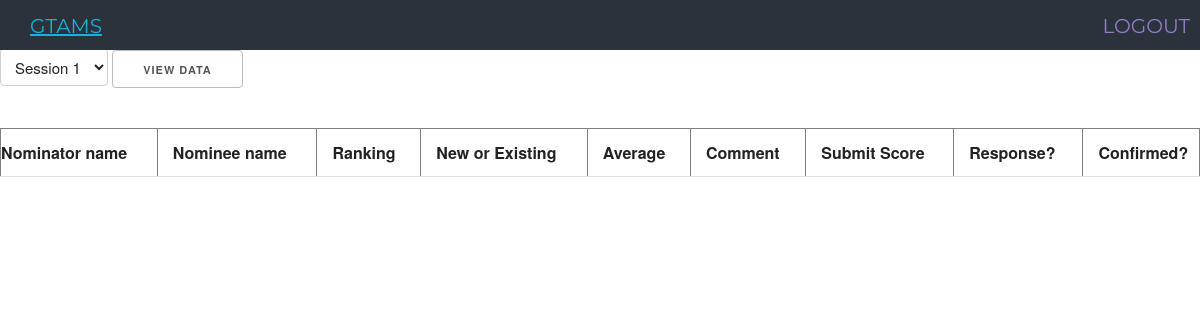
Before: /gcmember.php (signed in) with the older database file.
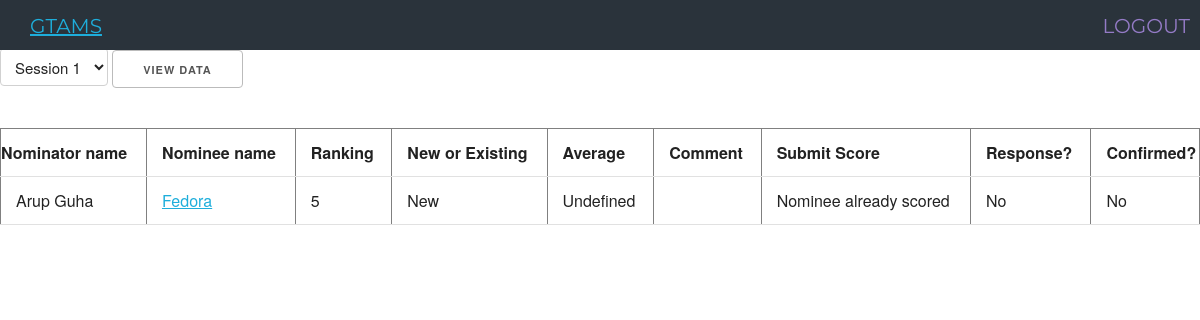
After: the same page with the newer database file.
### tables this page shows
CREATE TABLE `nomination` (
	`nomination_id` INT (11) NOT NULL AUTO_INCREMENT,
	`session_id` INT(11) NOT NULL COMMENT 'the id for the session the Admin set up',
	`nominator_id` INT(11) NOT NULL COMMENT 'the user_id for the nominator',
	`nominee_name` VARCHAR(40),
	`rank` int(11),
	`nominee_PID` VARCHAR(40),
	`nominee_email` VARCHAR(40),
	`is_phd` INT(11),
	`is_newly_admitted` INT (11) COMMENT "",
	`nominee_advisor` VARCHAR(40),
	`graduate_semesters` INT (11),
	`phone_number` VARCHAR(20),
	`SPEAK_test` INT(11) COMMENT '1, 2, 3 = yes, no, graduated from US school',
	`GTA_semesters` INT(11),
	`GPA` float(10),
	`sent` TIMESTAMP COMMENT 'when the nomination was sent to the user',
	`replied` TIMESTAMP COMMENT 'when the nomination was replied to by the nominee',
	`completed` TIMESTAMP COMMENT 'when the nominee form was confirmed by the nominator',
	primary key (`nomination_id`),
	foreign key (`session_id`) references `sessions`(`session_id`),
	foreign key (`nominator_id`) references `users`(`user_id`)
);

CREATE TABLE `users` (
  `user_ID` INT(11) NOT NULL AUTO_INCREMENT PRIMARY KEY,
  `user_Role` VARCHAR(20) NOT NULL COMMENT 'user Role can be ADMIN, GCMEMBER, GCCHAIR, NOMINATOR, NOMINEE',
  `username` VARCHAR(20) NOT NULL COMMENT 'user Login',
  `password` VARCHAR(10) NOT NULL COMMENT 'user Password',
  `user_Email` VARCHAR(100) NOT NULL COMMENT 'Email',
  `reg_date` TIMESTAMP,
  `realname` VARCHAR(30),
  UNIQUE KEY username (`username`)
);

### gcmember.php (the view, shortened to what this page needs)
<?php
include_once 'includes/db_connect.php';
include_once 'includes/functions.php';
include_once ("header.php");
?>
<html>
	<head>
	     <link rel="stylesheet" href="styles/main.css" />
	</head>
	<div id="page">
	<br><br>
	<form name="sessions" action= "reload_session.php" method="post" accept-charset="utf-8">
		<body>
			<select name = "session">
				<?php
					$stmt = $mysqli->prepare("
						SELECT session_id
						FROM sessions
					");
					$stmt->execute();
					$stmt->bind_result($s);
					while ($stmt->fetch()){
						$str = '';
						if ($s == $_SESSION['GC_SESSION_ID'])
							$str = 'selected = "selected"';
						echo "<option value=\"".$s."\" " . $str . " >Session ".$s."</option>";
					}
				?>
			</select>
			<input type="submit" value="View Data" >
		</body>
	</form>
	<section class="gcmemberform cf">
		<body>
		  <?php oldGCTable($_SESSION['GC_SESSION_ID'], $mysqli); ?>
		</body>
	</section>
	</div>
</html>

### includes/functions.php (shortened to what this page needs)
	<?php
function createPage($name,$nomid,$mysqli){
	$filename = "nomination".$nomid.".php";
	return $filename;
}
function oldGCTable($sessionID,$mysqli){
		?><html>
		<table border="1" style="width:100%">
		  <center>
			<tr>
				<th>Nominator name</th>
				<th>Nominee name</th>
				<th>Ranking</th>
				<th>New or Existing</th>
				<th>Average</th>
				<th>Comment</th>
				<th>Submit Score</th>
				<th>Response?</th>
 				<th>Confirmed?</th>
			</tr>
			<?php
				$result = $mysqli->query("SELECT u.realname, n.session_id, n.nominee_name, n.rank, n.is_newly_admitted, n.nomination_id, n.replied, n.completed
  									FROM nomination n, users u
  									WHERE u.user_ID = n.nominator_id
  									ORDER BY realname");
				while($obj = $result->fetch_object()){
					if($obj->session_id == $sessionID){
						echo "<form action='gcmember_submit.php' method='post'>";
						echo "<tr>";
						echo "<td>".$obj->realname."</td>";
						echo "<td><A HREF='".createPage($obj->nominee_name,$obj->nomination_id,$mysqli)."' onClick='return popup(this,true)';>".$obj->nominee_name."</A></td>";
						echo "<td>".$obj->rank."</td>";
						if(!$obj->is_newly_admitted){
							echo "<td>New</td>";
						}
						else{
							echo "<td>Existing</td>";
						}
						$average = 0;
						$count = 0;
						if ($count != 0)
 							echo "<td>".$average/$count."</td>";
 						else
 							echo "<td>Undefined</td>";
 						$obj3 = $mysqli->query("SELECT Comments FROM score WHERE user_ID = ".$_SESSION['user_ID']." AND nomination_id = ".$obj->nomination_id)->fetch_object();
 						if ($obj3)
 							$obj3 = $obj3->Comments;
 						else
 							$obj3 = "";
						echo "<td>".$obj3."</td>";
						echo "<td>Nominee already scored</td>";
						if ($obj->replied != NULL)
 							echo "<td>Yes</td>";
 						else
 							echo "<td>No</td>";
 						if ($obj->completed != NULL)
 							echo "<td>Yes</td>";
 						else
 							echo "<td>No</td>";
					echo "</tr>";
					echo "</form>";
					}
				}
			?>
		  </center>
		  </table>
		  </html>
		  <?php
}
?>

Changed rows visible on the page:
now on this page (row edited): nomination: nominator.realname "Arup Guha", nominee_name "Fedora", rank "5", is_newly_admitted "New", shows "Undefined", shows "No"
